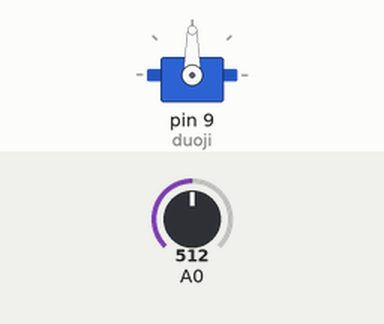
This sketch was run on a simulated Arduino Uno, built with avr-gcc and run on an emulated ATmega328P. On the bench: servo. The test bench sets the inputs (shaded band); at power-on: A0 = 512.

Above: at 1.2 s.
1.3 s: A0 set to 716
At 1.6 s:
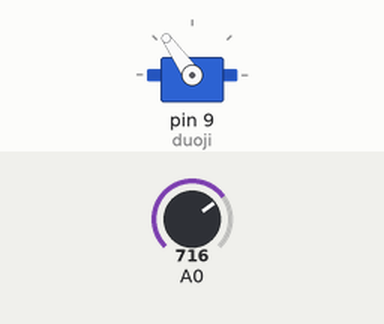
2.8 s: A0 set to 900
At 4.0 s:
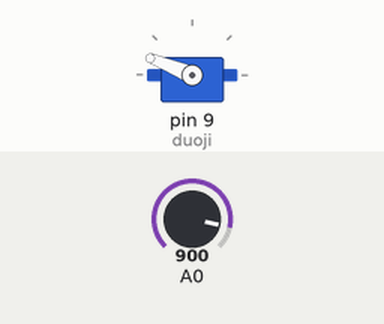
4.3 s: A0 set to 1023
At 5.1 s:
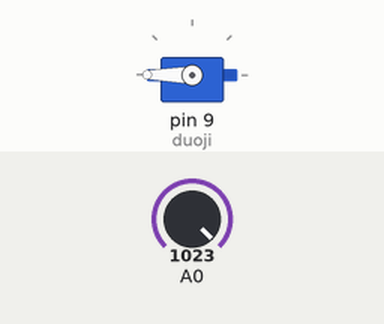
5.8 s: A0 set to 306
At 6.3 s:
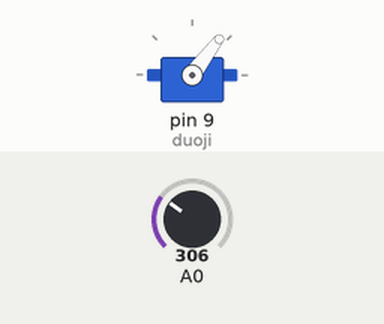
7.3 s: A0 set to 122
At 8.6 s:
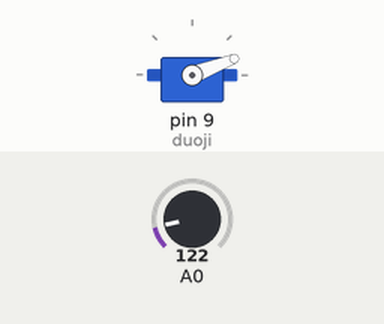
Timing chart, 0 to 9.8 s (numbered marks = the images above; inputs shaded):
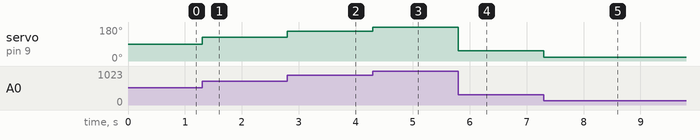

The sketch:

1.ino
```cpp
#include <Servo.h>
Servo duoji;

void setup() {
  duoji.attach(9);

}

void loop() {
  duoji.write(map(analogRead(A0),0,1023,0,180));//舵机写入角度为模拟读取的A0脚映射为0-1023为0-180
}
```

Measured:
- after the input at 1.3 s, servo on pin 9 (duoji): 90° → 125° at once
- after the input at 2.8 s, servo on pin 9 (duoji): 125° → 158° at once
- after the input at 4.3 s, servo on pin 9 (duoji): 158° → 180° at once
- after the input at 5.8 s, servo on pin 9 (duoji): 180° → 53° at once
- after the input at 7.3 s, servo on pin 9 (duoji): 53° → 21° at once
